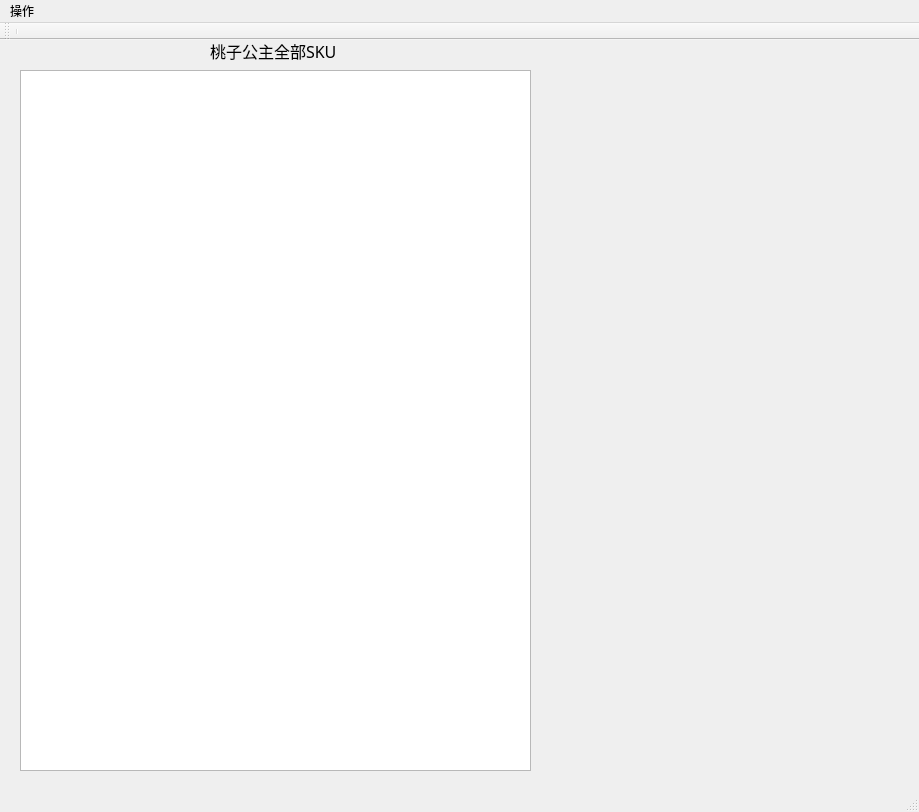
<?xml version="1.0" encoding="UTF-8"?>
<ui version="4.0">
 <class>MainWindow</class>
 <widget class="QMainWindow" name="MainWindow">
  <property name="geometry">
   <rect>
    <x>0</x>
    <y>0</y>
    <width>919</width>
    <height>812</height>
   </rect>
  </property>
  <property name="windowTitle">
   <string>MainWindow</string>
  </property>
  <widget class="QWidget" name="centralWidget">
   <widget class="QTableWidget" name="itemMainTable">
    <property name="geometry">
     <rect>
      <x>20</x>
      <y>30</y>
      <width>511</width>
      <height>701</height>
     </rect>
    </property>
   </widget>
   <widget class="QLabel" name="label">
    <property name="geometry">
     <rect>
      <x>210</x>
      <y>0</y>
      <width>141</width>
      <height>21</height>
     </rect>
    </property>
    <property name="font">
     <font>
      <family>黑体</family>
      <pointsize>12</pointsize>
     </font>
    </property>
    <property name="text">
     <string>桃子公主全部SKU</string>
    </property>
   </widget>
  </widget>
  <widget class="QMenuBar" name="menuBar">
   <property name="geometry">
    <rect>
     <x>0</x>
     <y>0</y>
     <width>919</width>
     <height>22</height>
    </rect>
   </property>
   <widget class="QMenu" name="menu_2">
    <property name="title">
     <string>操作</string>
    </property>
    <addaction name="addSkuAction"/>
   </widget>
   <addaction name="menu_2"/>
  </widget>
  <widget class="QToolBar" name="mainToolBar">
   <attribute name="toolBarArea">
    <enum>TopToolBarArea</enum>
   </attribute>
   <attribute name="toolBarBreak">
    <bool>false</bool>
   </attribute>
   <addaction name="separator"/>
  </widget>
  <widget class="QStatusBar" name="statusBar"/>
  <action name="addSkuAction">
   <property name="text">
    <string>添加新sku</string>
   </property>
  </action>
 </widget>
 <layoutdefault spacing="6" margin="11"/>
 <resources/>
 <connections/>
</ui>
